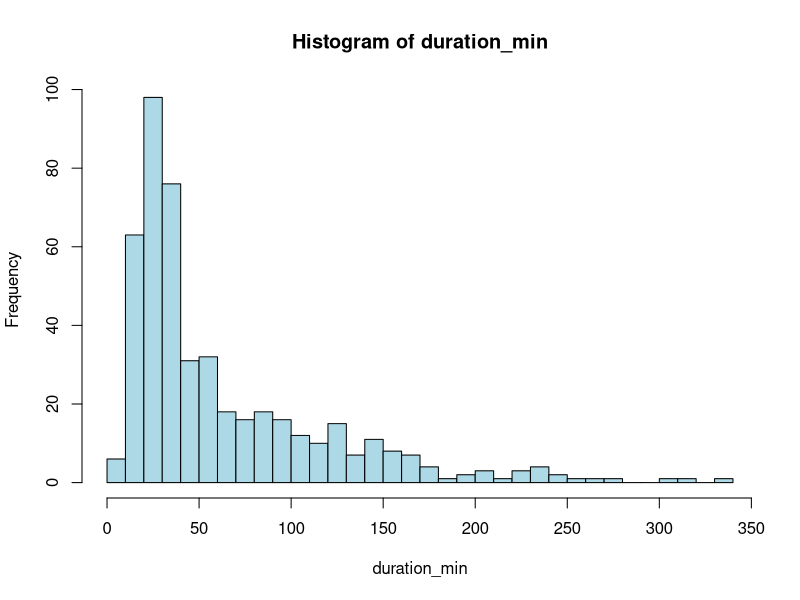
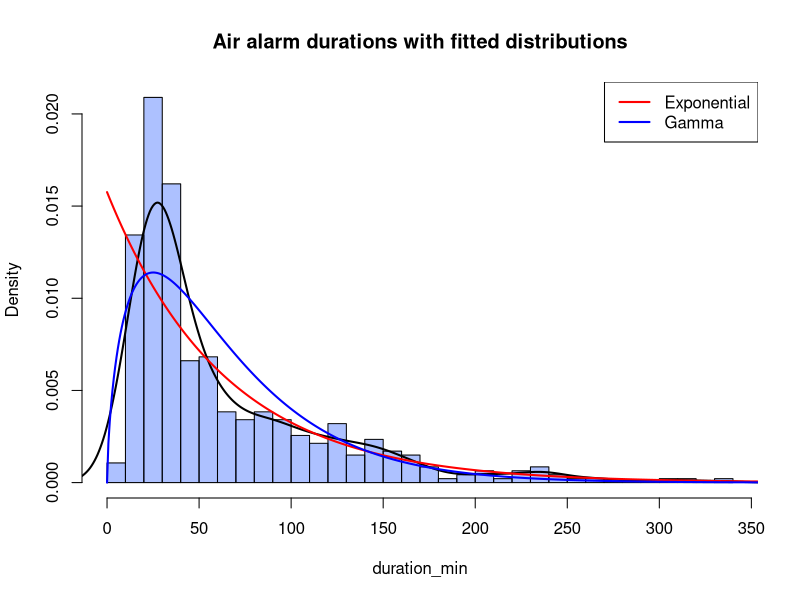
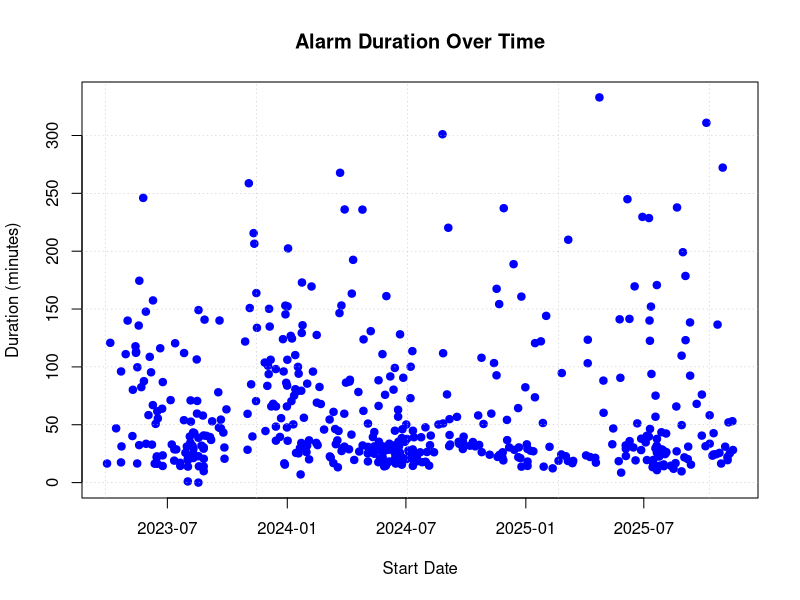
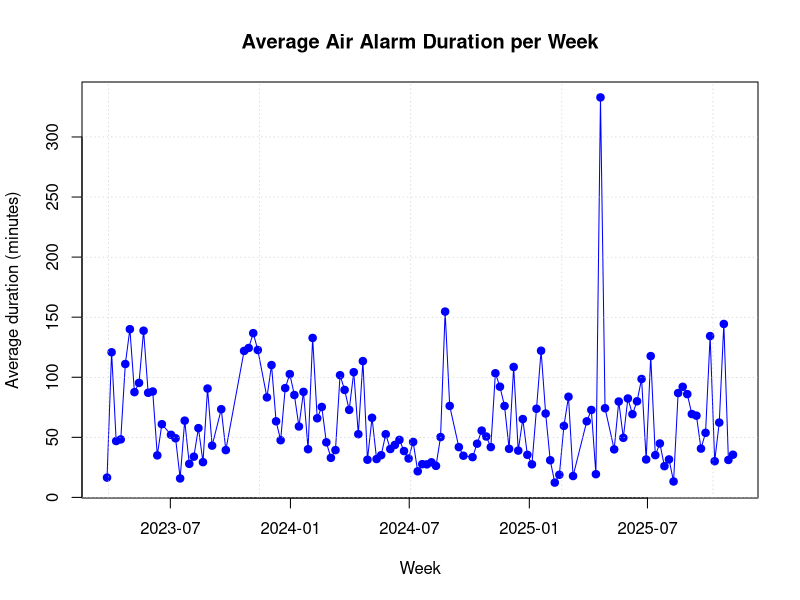
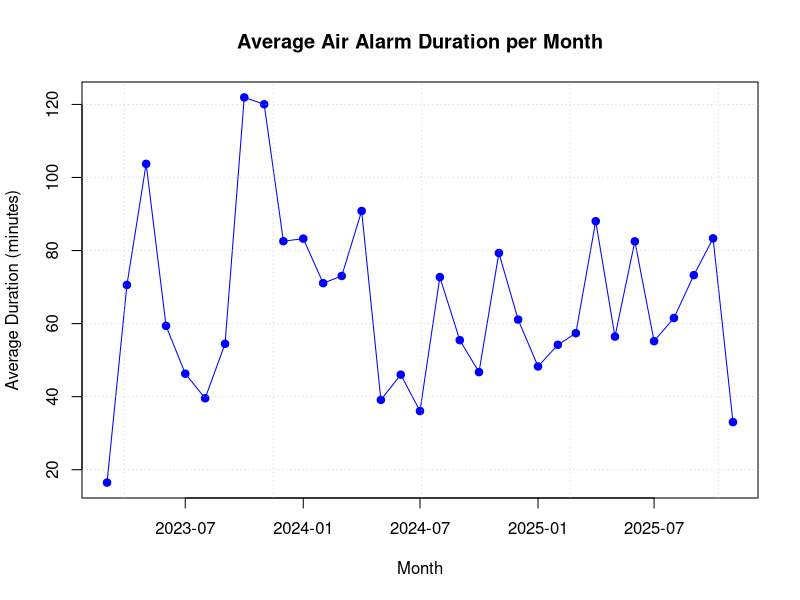
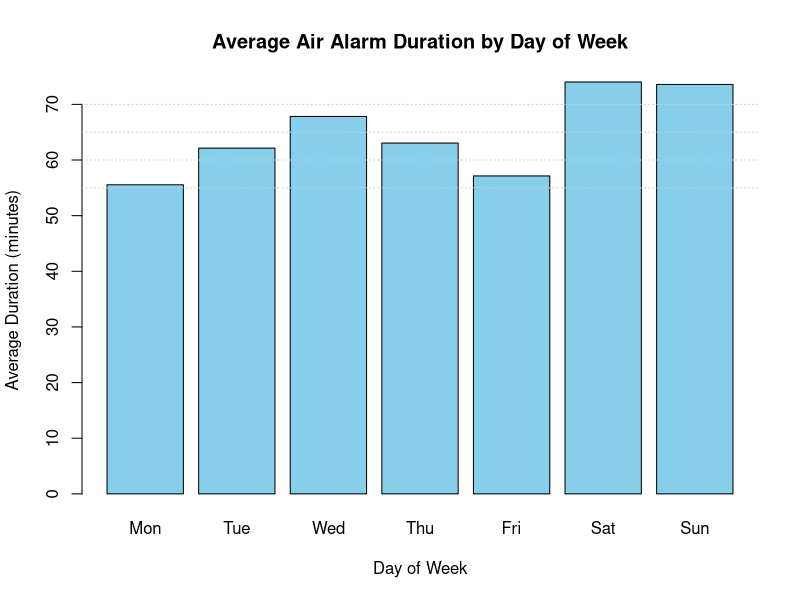
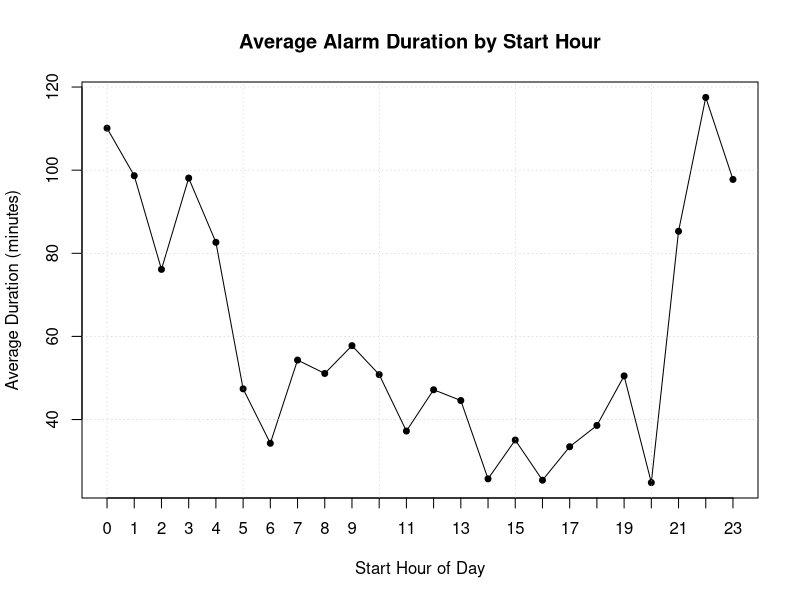
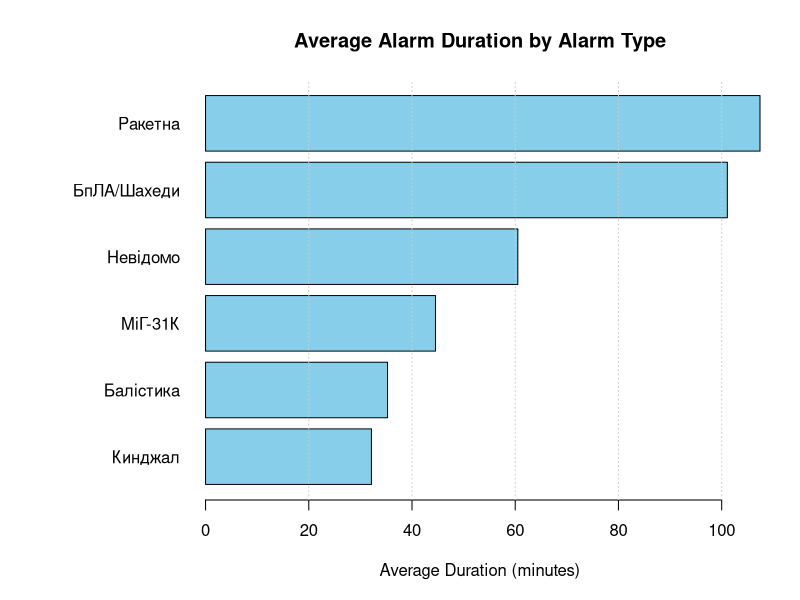

Write R code to recreate these figures, in order.
## ---- chunk 1
library(MASS)

library(dplyr)
library(lubridate)
## ---- chunk 2
df <- read.csv("../datasets/tg_parsed_alarms.csv")
head(df)
## ---- chunk 3
hist(df$duration_min,
    breaks = 30,
    xlab = "duration_min",
    col = "lightblue",
    main = "Histogram of duration_min")
## ---- chunk 4
data <- df$duration_min
data <- data[!is.na(data)]
data <- data[data > 0] 

hist(data,
     breaks = 30,
     freq = FALSE,
     col = rgb(0.2, 0.4, 1, 0.4),
     main = "Air alarm durations with fitted distributions",
     xlab = "duration_min",
     ylab = "Density")

lines(density(data), col = "black", lwd = 2)

exp_fit <- fitdistr(data, "exponential")
exp_fit

gamma_fit <- fitdistr(data, "gamma")
gamma_fit

exp_rate <- exp_fit$estimate["rate"]
gamma_shape <- gamma_fit$estimate["shape"]
gamma_rate  <- gamma_fit$estimate["rate"]

x <- seq(0, max(data) * 1.1, length.out = 500)

exp_pdf   <- dexp(x, rate = exp_rate)
gamma_pdf <- dgamma(x, shape = gamma_shape, rate = gamma_rate)

lines(x, exp_pdf, col = "red",   lwd = 2)
lines(x, gamma_pdf, col = "blue", lwd = 2)

legend("topright",
       legend = c("Exponential", "Gamma"),
       col = c("red", "blue"),
       lwd = 2)
## ---- chunk 5
df$started <- sub("\\+00:00$", "", df$started)
df$started <- as.POSIXct(df$started, format = "%Y-%m-%d %H:%M:%S", tz = "UTC")

plot(df$started, df$duration_min,
     main = "Alarm Duration Over Time",
     xlab = "Start Date",
     ylab = "Duration (minutes)",
     col = "blue",
     pch = 19)

grid(col = "gray", lty = 3, lwd = 0.5)
## ---- chunk 6
df$duration_min <- as.numeric(df$duration_min)


weekly_mean <- df %>%
  mutate(week = floor_date(started, "week")) %>%
  group_by(week) %>%
  summarise(duration_min = mean(duration_min, na.rm = TRUE)) %>%
  arrange(week)

weekly_mean

plot(weekly_mean$week, weekly_mean$duration_min,
     type = "o",
     pch = 19,
     main = "Average Air Alarm Duration per Week",
     xlab = "Week",
     ylab = "Average duration (minutes)",
     col = "blue"
)

grid(col = "gray", lty = 3, lwd = 0.5)
## ---- chunk 7
monthly_mean <- df %>%
  mutate(month = floor_date(started, "month")) %>%
  group_by(month) %>%
  summarise(duration_min = mean(duration_min, na.rm = TRUE)) %>%
  arrange(month)

monthly_mean

plot(monthly_mean$month, monthly_mean$duration_min,
     type = "o",
     pch = 19,
     main = "Average Air Alarm Duration per Month",
     xlab = "Month",
     ylab = "Average Duration (minutes)",
     col = "blue"
)

grid(col = "gray", lty = 3, lwd = 0.5)

## ---- chunk 8

df$weekday <- (as.integer(strftime(df$started, "%u")) - 1)

weekday_mean <- aggregate(df$duration_min,
                          by = list(weekday = df$weekday),
                          FUN = mean, na.rm = TRUE)
colnames(weekday_mean)[2] <- "duration_min"

weekday_mean <- weekday_mean[order(weekday_mean$weekday), ]


weekday_labels <- c("Mon", "Tue", "Wed", "Thu", "Fri", "Sat", "Sun")
weekday_mean$weekday_name <- weekday_labels[weekday_mean$weekday + 1]

barplot(
    weekday_mean$duration_min,
    names.arg = weekday_mean$weekday_name,
    col = "skyblue",
    border = "black",
    main = "Average Air Alarm Duration by Day of Week",
    xlab = "Day of Week",
    ylab = "Average Duration (minutes)"
)

abline(h = pretty(weekday_mean$duration_min), col = "gray80", lty = 3)
## ---- chunk 9
df$hour <- as.integer(format(df$started, "%H"))

hourly <- aggregate(df$duration_min,
                    by = list(hour = df$hour),
                    FUN = mean, na.rm = TRUE)

colnames(hourly)[2] <- "duration_min"

hourly <- hourly[order(hourly$hour), ]

plot(hourly$hour, hourly$duration_min,
     type = "o",            # line + circle markers
     pch = 19,              # filled circles
     cex = 0.8,
     main = "Average Alarm Duration by Start Hour",
     xlab = "Start Hour of Day",
     ylab = "Average Duration (minutes)",
     xaxt = "n"             # turn off default x-axis ticks
)

axis(1, at = 0:23)

grid(col = "gray", lty = 3, lwd = 0.5)
## ---- chunk 10
alarm_avg <- aggregate(df$duration_min,
                       by = list(alarm_type = df$alarm_type),
                       FUN = mean, na.rm = TRUE)

colnames(alarm_avg)[2] <- "duration_min"

alarm_avg <- alarm_avg[order(alarm_avg$duration_min), ]

par(mar = c(5, 10, 4, 2))

barplot(alarm_avg$duration_min,
        names.arg = alarm_avg$alarm_type,
        horiz = TRUE,
        las = 1,
        col = "skyblue",
        border = "black",
        main = "Average Alarm Duration by Alarm Type",
        xlab = "Average Duration (minutes)"
)


abline(v = pretty(alarm_avg$duration_min), col = "gray80", lty = 3)
